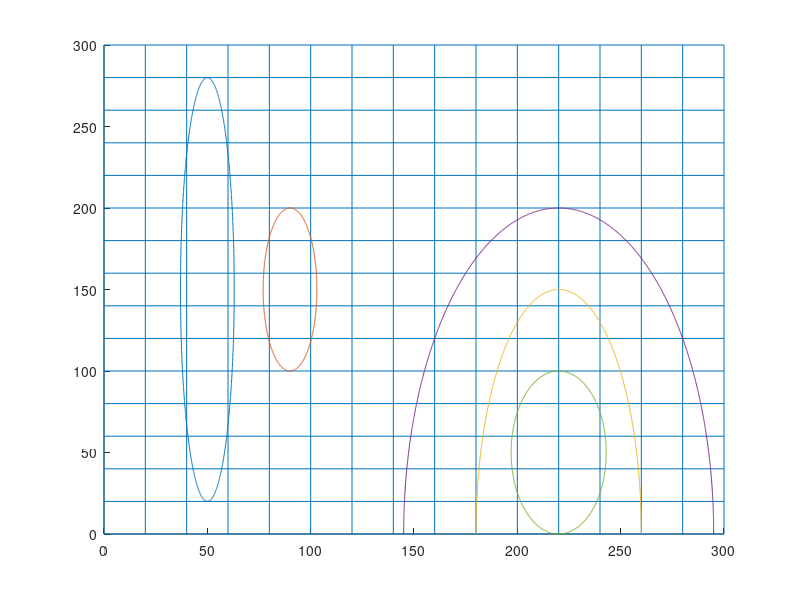

The MATLAB script that drew this image:
len = 300;
for i = 0:len/15:len
        line([i,i],[0,len]);
        line([0,len],[i,i]);
end
hold on;
t = linspace(0,2*pi,1000);
x = 50+13*cos(t);
y = 150+130*sin(t);
plot(x,y);
hold on;
t = linspace(0,2*pi,1000);
x = 90+13*cos(t);
y = 150+50*sin(t);
plot(x,y);
hold on;
t = linspace(0,pi,1000);
x = 220+40*cos(t);
y = 150*sin(t);
plot(x,y);
hold on;
t = linspace(0,pi,1000);
x = 220+75*cos(t);
y = 200*sin(t);
plot(x,y);
hold on;
t = linspace(0,2*pi,1000);
x = 220+23*cos(t);
y = 50+50*sin(t);
plot(x,y);
hold on;